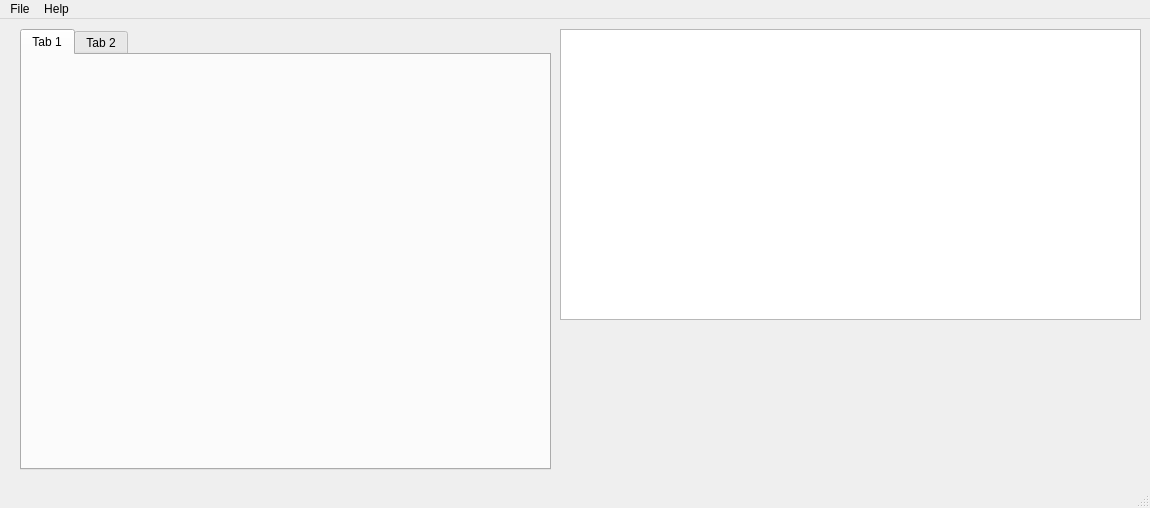
<?xml version="1.0" encoding="UTF-8"?>
<ui version="4.0">
 <class>MainWindow</class>
 <widget class="QMainWindow" name="MainWindow">
  <property name="geometry">
   <rect>
    <x>0</x>
    <y>0</y>
    <width>1150</width>
    <height>508</height>
   </rect>
  </property>
  <property name="windowTitle">
   <string>MainWindow</string>
  </property>
  <widget class="QWidget" name="widget">
   <widget class="QLabel" name="ghLogoLabel">
    <property name="geometry">
     <rect>
      <x>560</x>
      <y>350</y>
      <width>100</width>
      <height>100</height>
     </rect>
    </property>
    <property name="text">
     <string/>
    </property>
   </widget>
   <widget class="QLabel" name="jstarLogoLabel">
    <property name="geometry">
     <rect>
      <x>690</x>
      <y>340</y>
      <width>220</width>
      <height>100</height>
     </rect>
    </property>
    <property name="text">
     <string/>
    </property>
   </widget>
   <widget class="QTabWidget" name="terminalTabWidget">
    <property name="geometry">
     <rect>
      <x>20</x>
      <y>10</y>
      <width>531</width>
      <height>441</height>
     </rect>
    </property>
    <property name="currentIndex">
     <number>0</number>
    </property>
    <widget class="QWidget" name="tab">
     <attribute name="title">
      <string>Tab 1</string>
     </attribute>
    </widget>
    <widget class="QWidget" name="tab_2">
     <attribute name="title">
      <string>Tab 2</string>
     </attribute>
    </widget>
   </widget>
   <widget class="QTableView" name="qemuInstanceTable">
    <property name="geometry">
     <rect>
      <x>560</x>
      <y>10</y>
      <width>581</width>
      <height>291</height>
     </rect>
    </property>
   </widget>
  </widget>
  <widget class="QMenuBar" name="menubar">
   <property name="geometry">
    <rect>
     <x>0</x>
     <y>0</y>
     <width>1150</width>
     <height>22</height>
    </rect>
   </property>
   <widget class="QMenu" name="menuAFRL_RWWN_QEMU_Launcher">
    <property name="title">
     <string>File</string>
    </property>
    <addaction name="action_file_new_qemu_instance"/>
    <addaction name="action_file_modify_qemu_instance"/>
    <addaction name="separator"/>
    <addaction name="actionModify_Image_Contents"/>
    <addaction name="action_file_exit"/>
   </widget>
   <widget class="QMenu" name="menuHelp">
    <property name="title">
     <string>Help</string>
    </property>
    <addaction name="action_help_about"/>
   </widget>
   <addaction name="menuAFRL_RWWN_QEMU_Launcher"/>
   <addaction name="menuHelp"/>
  </widget>
  <widget class="QStatusBar" name="statusbar"/>
  <action name="action_file_new_qemu_instance">
   <property name="text">
    <string>New QEMU Instance</string>
   </property>
   <property name="toolTip">
    <string>Opens wizard to create a new QEMU instance</string>
   </property>
  </action>
  <action name="action_help_about">
   <property name="text">
    <string>About</string>
   </property>
  </action>
  <action name="action_file_exit">
   <property name="text">
    <string>Exit</string>
   </property>
  </action>
  <action name="actionModify_Image_Contents">
   <property name="text">
    <string>Modify Image Contents</string>
   </property>
   <property name="toolTip">
    <string>Opens GUI to copy items into guest image</string>
   </property>
  </action>
  <action name="action_file_modify_qemu_instance">
   <property name="text">
    <string>Modify QEMU Instance</string>
   </property>
   <property name="toolTip">
    <string>Open wizard to modify QEMU Instance</string>
   </property>
  </action>
 </widget>
 <resources/>
 <connections/>
</ui>
